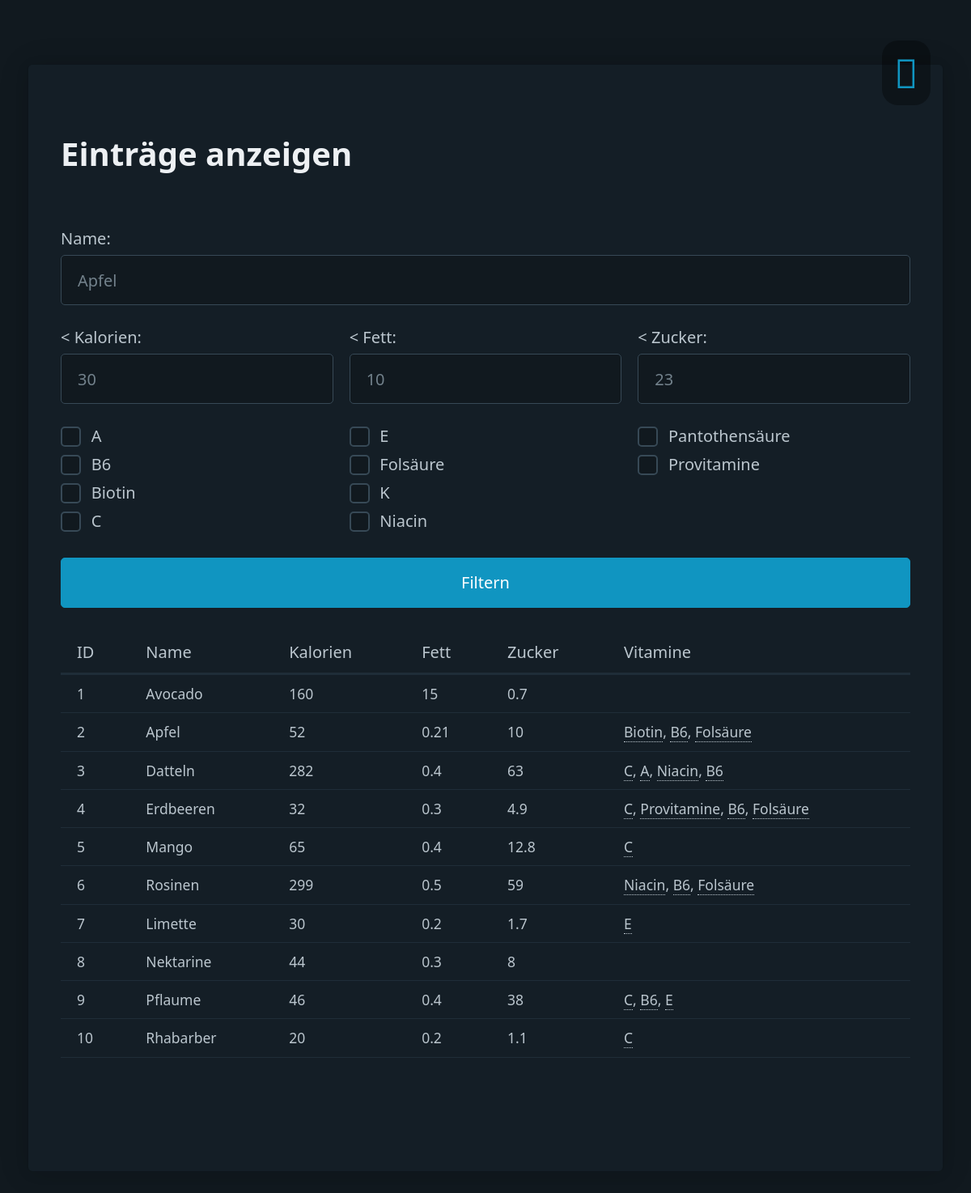
The page / on the database its author committed.
### tables this page shows
CREATE TABLE `vitamine` (
  `v_id` int(11) NOT NULL,
  `v_name` varchar(50) NOT NULL,
  `v_info` text NOT NULL
);

CREATE TABLE `obst` (
  `o_id` int(11) NOT NULL,
  `o_name` varchar(50) NOT NULL,
  `o_kalorien` int(11) NOT NULL,
  `o_fett` float NOT NULL,
  `o_zucker` float NOT NULL
);

### index.php (the view, shortened to what this page needs)
<!DOCTYPE html>
<html lang="de" data-theme="dark">
<head>
    <link rel="stylesheet" href="assets/style.css">
    <link rel="stylesheet" href="assets/pico.classless.min.css">
    <link rel="stylesheet" href="https://pro.fontawesome.com/releases/v5.10.0/css/all.css"/>
</head>
<body>
<main>
    <div class="sidebar">
        <a href="#" onclick="switchMode()"><i id="sidebar-switch-icon" class="fad <?php if ( (array_key_exists("action",$_POST) && $_POST["action"] != "insert" ) || !array_key_exists("action",$_POST) ) {echo 'fa-plus';} else {echo 'fa-search';} ?>"></i></a>
    </div>
                    <?php
                        $db =  db_connect();
                        $stmt = $db->prepare("SELECT v_name FROM vitamine");
                        $stmt->execute();
                        $vitamine = $stmt->fetchAll();
                    ?>
    <div id="select" style="display: <?php if ( (array_key_exists("action",$_POST) && $_POST["action"] != "select" ) ) {echo 'none;';} ?>" >
    <article>
        <div class="cmd_select">
        <h1>Einträge anzeigen</h1>
            <form method="POST">
                <label for="name">
                    Name:
                    <input type="text" name="name" id="name" placeholder="Apfel">
                </label>
                <div class="grid">
                    <div>
                        <label for="kalorien">
                            < Kalorien:
                            <input type="number" name="kalorien" id="kalorien" placeholder="30">
                        </label>
                    </div>
                    <div>
                        <label for="fett">
                            < Fett:
                            <input type="number" name="fett" id="fett" placeholder="10">
                        </label>
                    </div>
                    <div>
                        <label for="zucker">
                            < Zucker:
                            <input type="number" name="zucker" id="zucker" placeholder="23">
                        </label>
                    </div>
                </div>
                <div class="vitamine-checkbox">
                    <?php
                        $db =  db_connect();
                        $stmt = $db->prepare("SELECT v_name FROM vitamine");
                        $stmt->execute();
                        $vitamine = $stmt->fetchAll();
                        foreach ($vitamine as $v){
                            echo '
                                <label for="'.$v['v_name'].'">
                                    <input type="checkbox" name="filter_vitamine[]" value="'.$v['v_name'].'" id="'.$v['v_name'].'">
                                    '.$v['v_name'].'
                                </label>
                            ';
                        }
                    ?>
                </div>
                <button name="action" value="select">Filtern</button>
            </form>
        </div>
        <div class="view_select">
            <figure>
                <table>
                    <thead>
                        <th>ID</th>
                        <th>Name</th>
                        <th>Kalorien</th>
                        <th>Fett</th>
                        <th>Zucker</th>
                        <th>Vitamine</th>
                    </thead>
                    <tbody>
                        <?php
                            if (array_key_exists("result",$_POST) && !empty($_POST["result"])){
                                $obst = $_POST["result"];
                            }else{
                                $db =  db_connect();
                                $stmt = $db->prepare("SELECT * FROM obst");
                                $stmt->execute();
                                $obst = $stmt->fetchAll();
                            }
                            foreach ($obst as $o){
                                echo '<tr>';
                                    echo '<td>'.$o['o_id'].'</td>';
                                    echo '<td>'.$o['o_name'].'</td>';
                                    echo '<td>'.$o['o_kalorien'].'</td>';
                                    echo '<td>'.$o['o_fett'].'</td>';
                                    echo '<td>'.$o['o_zucker'].'</td>';
                                    $vit_stmt = $db->prepare('SELECT vitamine.v_name, vitamine.v_info FROM ((obst INNER JOIN relation_obst_vitamine ON obst.o_id = relation_obst_vitamine.r_o_id) INNER JOIN vitamine ON vitamine.v_id = relation_obst_vitamine.r_v_id AND obst.o_name = "'.$o['o_name'].'");');
                                    $vit_stmt->execute();
                                    $vit_list = $vit_stmt->fetchAll();
                                    $vit_text = "";
                                    if (!empty($vit_list)){
                                        $first = true;
                                        foreach ($vit_list as $v){
                                            if (!$first){
                                                $vit_text .= ", ";
                                            }
                                            $vit_text .= '<span data-tooltip="Ist gut!">'.$v["v_name"].'</span>';
                                            $first = false;
                                        }
                                    }
                                    echo '<td>'.$vit_text.'</td>';
                                echo '</tr>';
                            }
                        ?>
                    </tbody>
                </table>
            </figure>
        </div>
    </article>
    </div>
</main>
</body>
</html>

### assets/style.css (style rules this page uses)
.sidebar { position: fixed; top: 50px; right: 50px; font-size: 50px; }
.vitamine-checkbox { columns: 3; margin-bottom: 30px; }
.grid { columns: 3; }
i#sidebar-switch-icon { background-color: #00000054; border-radius: 20px; padding: 15px; }
article { margin: 0px!important; }

### rows shown on the page
vitamine: v_name "A", value ","
vitamine: v_name "B6", value ","
vitamine: v_name "Biotin"
vitamine: v_name "C"
vitamine: v_name "E", value ","
vitamine: v_name "Folsäure", value ","
vitamine: v_name "K"
vitamine: v_name "Niacin", value ","
vitamine: v_name "Pantothensäure"
vitamine: v_name "Provitamine", value ","
obst: o_id "1", o_name "Avocado", o_kalorien "160", o_fett "15", o_zucker "0.7"
obst: o_id "2", o_name "Apfel", o_kalorien "52", o_fett "0.21", o_zucker "10"
obst: o_id "3", o_name "Datteln", o_kalorien "282", o_fett "0.4", o_zucker "63"
obst: o_id "4", o_name "Erdbeeren", o_kalorien "32", o_fett "0.3", o_zucker "4.9"
obst: o_id "5", o_name "Mango", o_kalorien "65", o_fett "0.4", o_zucker "12.8"
obst: o_id "6", o_name "Rosinen", o_kalorien "299", o_fett "0.5", o_zucker "59"
obst: o_id "7", o_name "Limette", o_kalorien "30", o_fett "0.2", o_zucker "1.7"
obst: o_id "8", o_name "Nektarine", o_kalorien "44", o_fett "0.3", o_zucker "8"
obst: o_id "9", o_name "Pflaume", o_kalorien "46", o_fett "0.4", o_zucker "38"
obst: o_id "10", o_name "Rhabarber", o_kalorien "20", o_fett "0.2", o_zucker "1.1"
